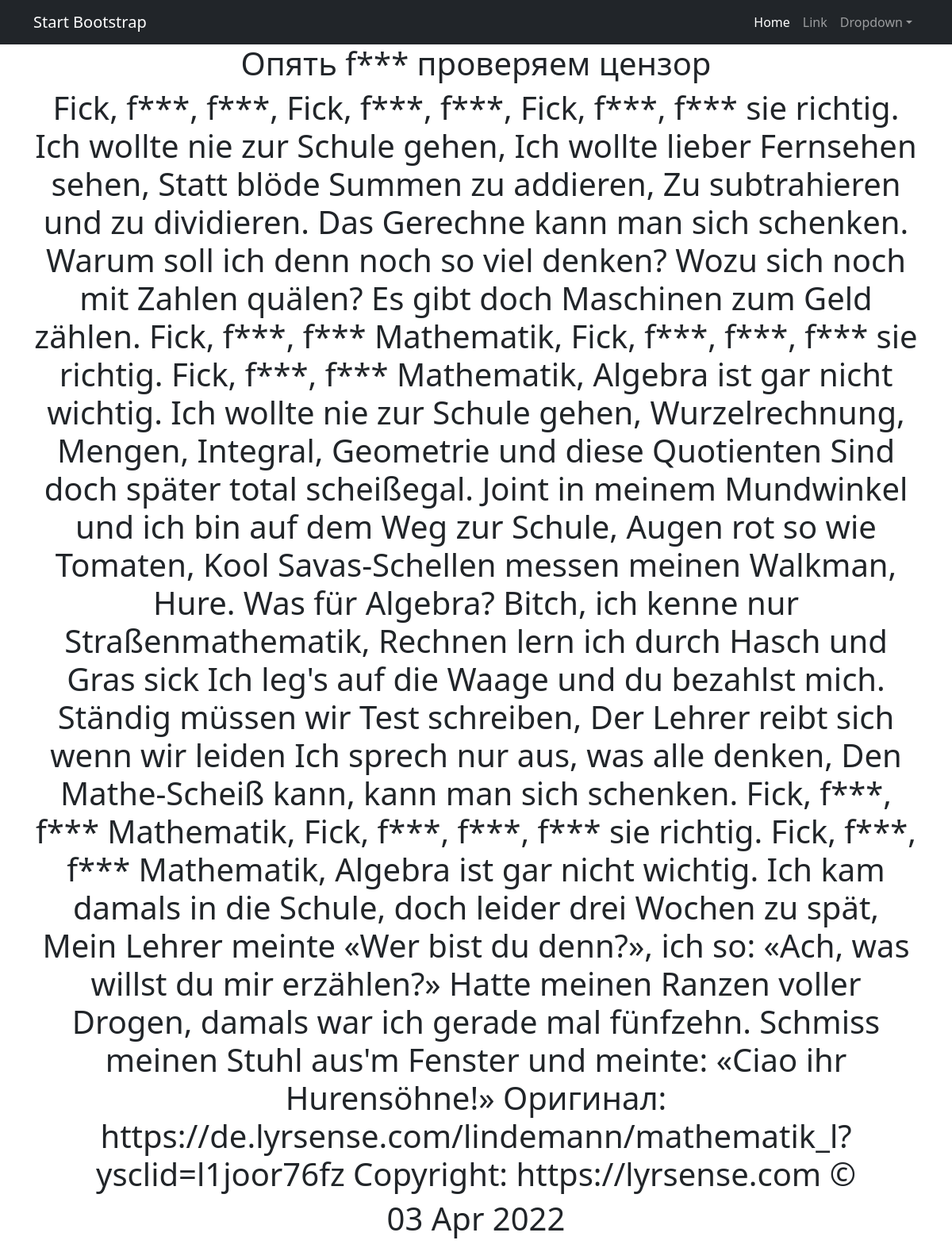
Screenshot of /news/8 with the database file from the repository.
### NewsApp/models.py (models this page shows, shortened)
class Post(models.Model):
    author = models.ForeignKey(Author, on_delete=models.CASCADE)
    dateCreation = models.DateTimeField(auto_now_add=True)
    postCategory = models.ManyToManyField(Category, through='PostCategory')
    title = models.CharField(max_length=128)
    text = models.TextField()
    rating = models.IntegerField(default=0)
    NEWS = 'NW'
    ARTICLE = 'AR'
    CATEGORY_CHOICES = (
        (NEWS, 'Новость'),
        (ARTICLE, 'Статья')
    )
    categoryType = models.CharField(max_length=2, choices=CATEGORY_CHOICES, default=ARTICLE)

### NewsApp/views.py (the view)
# urls.py: path('<int:pk>', PostDetail.as_view(), name="post_detail"),
class PostDetail(DetailView):
    model = Post
    template_name = 'post.html'
    context_object_name = 'post'

### NewsApp/templatetags/custom_filters.py (called while the page is built)
@register.filter()
def censor(value):
    if not isinstance(value, str):
        raise ValueError
    return value.replace("fick", "f***")

### templates/post.html (shortened to what this page needs)
{% extends 'flatpages/default.html' %}
{% load custom_filters %}
{% block content %}
<h1>{{ post.title| censor }}</h1>
<h1>{{ post.text| censor }} </h1>
<h1>{{ post.dateCreation|date:'d M Y' }}</h1>
{% endblock content %}

### rows the page displays
Post: title|censor "Опять f*** проверяем цензор", text|censor "Fick, f***, f***, Fick, f***, f***, Fick, f***, f*** sie richtig. Ich wollte nie zur Schule gehen, Ich wollte lieber Fernsehen sehen, Statt blöde Summen zu addieren, Zu subtrahieren und zu dividieren. Das Gerechne kann man sich schenken. Warum soll ich denn noch so viel denken? Wozu sich noch mit Zahlen quälen? Es gibt doch Maschinen zum Geld zählen. Fick, f***, f*** Mathematik, Fick, f***, f***, f*** sie richtig. Fick, f***, f*** Mathematik, Algebra ist gar nicht wichtig. Ich wollte nie zur Schule gehen, Wurzelrechnung, Mengen, Integral, Geometrie und diese Quotienten Sind doch später total scheißegal. Joint in meinem Mundwinkel und ich bin auf dem Weg zur Schule, Augen rot so wie Tomaten,…", dateCreation "03 Apr 2022"
